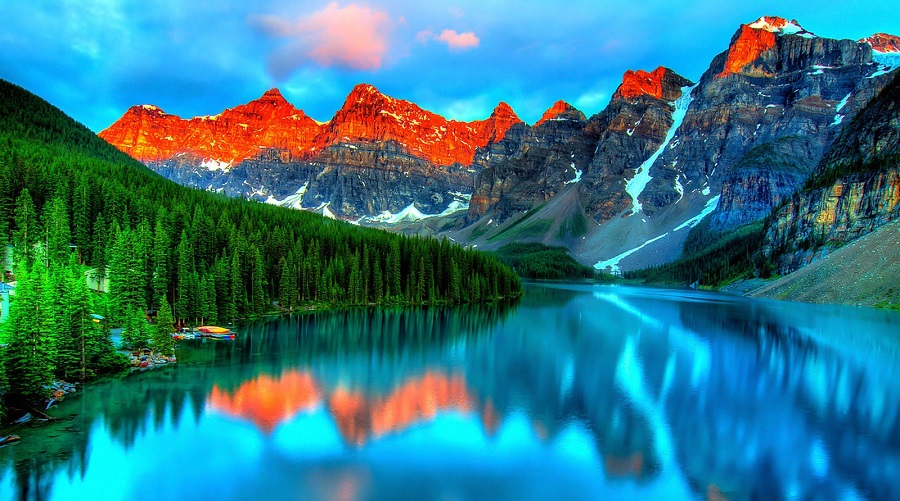
#> input picture Week_3/Python_Average/Anh_01.jpg, 900 x 501 px
$ python Py_GrayScale_Luminance.py
#> lines starting #> are read from the running program, lines starting #| are printed output that depends on the picture
import cv2
from PIL import Image
import numpy as np

# Khai bao duong dan
path = r'Anh_01.jpg'
# Doc anh bang thu vien PIL
Image_Read = Image.open(path)
#> Image_Read is the input picture: PIL image 900x501 RGB; mean R, G, B 46.5, 119.2, 132.9
#Tao khung anh moi
Image_Frame = Image.new(Image_Read.mode, Image_Read.size)
#> Image_Frame: PIL image 900x501 RGB; every value is 0
# Lay kich thuoc anh
Chieu_dai = Image_Read.size[0]
#> Chieu_dai = 900
Chieu_rong = Image_Read.size[1]
#> Chieu_rong = 501

# Quet diem anh theo x, y
for x in range(Chieu_dai):
    for y in range(Chieu_rong):
        # Lay gia tri R,G,B tai pixel toa do x,y
        R, G, B = Image_Read.getpixel((x,y))

        # Tinh Gray theo CT Luminance
        Gray = np.uint8(R*0.2126 + G*0.7152 + B*0.0722)

        #Dat pixel gray
        Image_Frame.putpixel((x,y), (Gray, Gray, Gray))
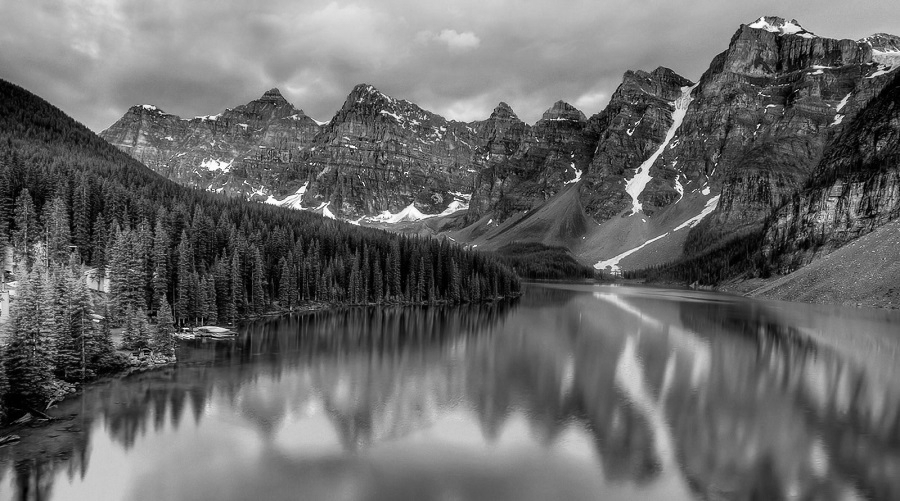
#> Image_Frame: PIL image 900x501 RGB; min 0, max 254, mean 104.3

# Convert tu PIL sang CV2
Luminance = np.array(Image_Frame)

cv2.imshow('Anh muc xam Luminance', Luminance)

cv2.waitKey(0)

$ run again, with Week_3/Python_Average/Anh_02.jpg copied over Week_3/Python_Average/Anh_01.jpg
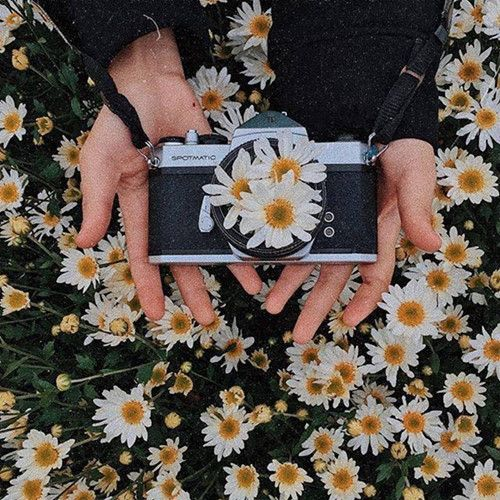
#> input picture Week_3/Python_Average/Anh_02.jpg, 500 x 500 px
#> Image_Read is the input picture: PIL image 500x500 RGB; mean R, G, B 92.3, 81.7, 74.1
#> after the loop `for x in range(Chieu_dai):`:
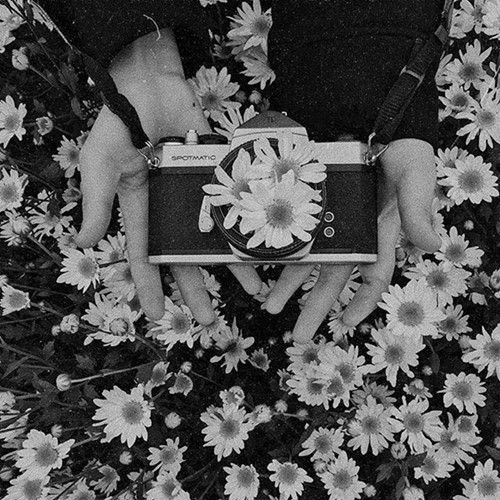
#> Image_Frame: PIL image 500x500 RGB; min 0, max 252, mean 82.9
